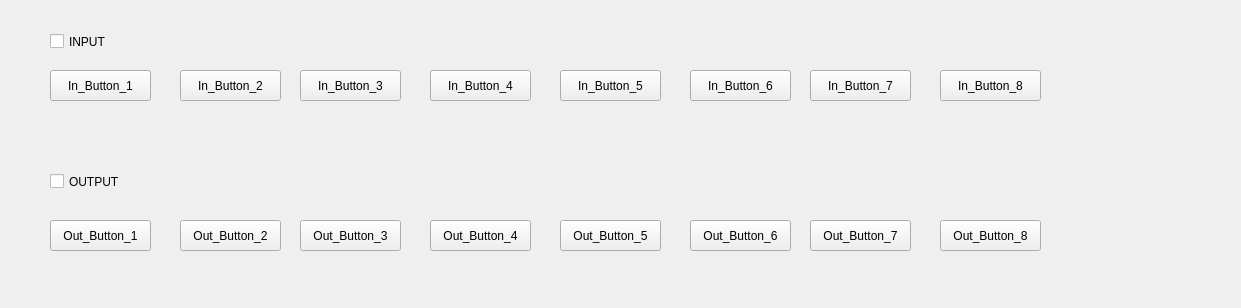
<?xml version="1.0" encoding="UTF-8"?>
<ui version="4.0">
 <class>Widget</class>
 <widget class="QWidget" name="Widget">
  <property name="geometry">
   <rect>
    <x>0</x>
    <y>0</y>
    <width>1241</width>
    <height>308</height>
   </rect>
  </property>
  <property name="windowTitle">
   <string>Widget</string>
  </property>
  <widget class="QCheckBox" name="checkBox">
   <property name="geometry">
    <rect>
     <x>50</x>
     <y>30</y>
     <width>92</width>
     <height>23</height>
    </rect>
   </property>
   <property name="text">
    <string>INPUT</string>
   </property>
   <property name="checkable">
    <bool>true</bool>
   </property>
   <property name="autoRepeat">
    <bool>true</bool>
   </property>
  </widget>
  <widget class="QCheckBox" name="checkBox_2">
   <property name="enabled">
    <bool>true</bool>
   </property>
   <property name="geometry">
    <rect>
     <x>50</x>
     <y>170</y>
     <width>92</width>
     <height>23</height>
    </rect>
   </property>
   <property name="mouseTracking">
    <bool>true</bool>
   </property>
   <property name="text">
    <string>OUTPUT</string>
   </property>
  </widget>
  <widget class="QPushButton" name="pushButton">
   <property name="geometry">
    <rect>
     <x>50</x>
     <y>70</y>
     <width>101</width>
     <height>31</height>
    </rect>
   </property>
   <property name="text">
    <string>In_Button_1</string>
   </property>
   <property name="checkable">
    <bool>true</bool>
   </property>
   <property name="autoDefault">
    <bool>false</bool>
   </property>
   <property name="default">
    <bool>false</bool>
   </property>
   <property name="flat">
    <bool>false</bool>
   </property>
  </widget>
  <widget class="QPushButton" name="pushButton_2">
   <property name="geometry">
    <rect>
     <x>180</x>
     <y>70</y>
     <width>101</width>
     <height>31</height>
    </rect>
   </property>
   <property name="text">
    <string>In_Button_2</string>
   </property>
   <property name="checkable">
    <bool>true</bool>
   </property>
  </widget>
  <widget class="QPushButton" name="pushButton_3">
   <property name="geometry">
    <rect>
     <x>300</x>
     <y>70</y>
     <width>101</width>
     <height>31</height>
    </rect>
   </property>
   <property name="text">
    <string>In_Button_3</string>
   </property>
   <property name="checkable">
    <bool>true</bool>
   </property>
  </widget>
  <widget class="QPushButton" name="pushButton_4">
   <property name="geometry">
    <rect>
     <x>430</x>
     <y>70</y>
     <width>101</width>
     <height>31</height>
    </rect>
   </property>
   <property name="text">
    <string>In_Button_4</string>
   </property>
   <property name="checkable">
    <bool>true</bool>
   </property>
  </widget>
  <widget class="QPushButton" name="pushButton_5">
   <property name="geometry">
    <rect>
     <x>940</x>
     <y>70</y>
     <width>101</width>
     <height>31</height>
    </rect>
   </property>
   <property name="text">
    <string>In_Button_8</string>
   </property>
   <property name="checkable">
    <bool>true</bool>
   </property>
  </widget>
  <widget class="QPushButton" name="pushButton_6">
   <property name="geometry">
    <rect>
     <x>560</x>
     <y>70</y>
     <width>101</width>
     <height>31</height>
    </rect>
   </property>
   <property name="text">
    <string>In_Button_5</string>
   </property>
   <property name="checkable">
    <bool>true</bool>
   </property>
  </widget>
  <widget class="QPushButton" name="pushButton_7">
   <property name="geometry">
    <rect>
     <x>810</x>
     <y>70</y>
     <width>101</width>
     <height>31</height>
    </rect>
   </property>
   <property name="text">
    <string>In_Button_7</string>
   </property>
   <property name="checkable">
    <bool>true</bool>
   </property>
  </widget>
  <widget class="QPushButton" name="pushButton_8">
   <property name="geometry">
    <rect>
     <x>690</x>
     <y>70</y>
     <width>101</width>
     <height>31</height>
    </rect>
   </property>
   <property name="text">
    <string>In_Button_6</string>
   </property>
   <property name="checkable">
    <bool>true</bool>
   </property>
  </widget>
  <widget class="QPushButton" name="pushButton_9">
   <property name="geometry">
    <rect>
     <x>430</x>
     <y>220</y>
     <width>101</width>
     <height>31</height>
    </rect>
   </property>
   <property name="text">
    <string>Out_Button_4</string>
   </property>
   <property name="checkable">
    <bool>true</bool>
   </property>
  </widget>
  <widget class="QPushButton" name="pushButton_10">
   <property name="geometry">
    <rect>
     <x>810</x>
     <y>220</y>
     <width>101</width>
     <height>31</height>
    </rect>
   </property>
   <property name="text">
    <string>Out_Button_7</string>
   </property>
   <property name="checkable">
    <bool>true</bool>
   </property>
  </widget>
  <widget class="QPushButton" name="pushButton_11">
   <property name="geometry">
    <rect>
     <x>50</x>
     <y>220</y>
     <width>101</width>
     <height>31</height>
    </rect>
   </property>
   <property name="text">
    <string>Out_Button_1</string>
   </property>
   <property name="checkable">
    <bool>true</bool>
   </property>
   <property name="autoDefault">
    <bool>true</bool>
   </property>
  </widget>
  <widget class="QPushButton" name="pushButton_12">
   <property name="geometry">
    <rect>
     <x>300</x>
     <y>220</y>
     <width>101</width>
     <height>31</height>
    </rect>
   </property>
   <property name="text">
    <string>Out_Button_3</string>
   </property>
   <property name="checkable">
    <bool>true</bool>
   </property>
  </widget>
  <widget class="QPushButton" name="pushButton_13">
   <property name="geometry">
    <rect>
     <x>690</x>
     <y>220</y>
     <width>101</width>
     <height>31</height>
    </rect>
   </property>
   <property name="text">
    <string>Out_Button_6</string>
   </property>
   <property name="checkable">
    <bool>true</bool>
   </property>
  </widget>
  <widget class="QPushButton" name="pushButton_14">
   <property name="geometry">
    <rect>
     <x>560</x>
     <y>220</y>
     <width>101</width>
     <height>31</height>
    </rect>
   </property>
   <property name="text">
    <string>Out_Button_5</string>
   </property>
   <property name="checkable">
    <bool>true</bool>
   </property>
  </widget>
  <widget class="QPushButton" name="pushButton_15">
   <property name="geometry">
    <rect>
     <x>180</x>
     <y>220</y>
     <width>101</width>
     <height>31</height>
    </rect>
   </property>
   <property name="text">
    <string>Out_Button_2</string>
   </property>
   <property name="checkable">
    <bool>true</bool>
   </property>
  </widget>
  <widget class="QPushButton" name="pushButton_16">
   <property name="geometry">
    <rect>
     <x>940</x>
     <y>220</y>
     <width>101</width>
     <height>31</height>
    </rect>
   </property>
   <property name="text">
    <string>Out_Button_8</string>
   </property>
   <property name="checkable">
    <bool>true</bool>
   </property>
  </widget>
 </widget>
 <layoutdefault spacing="6" margin="11"/>
 <resources/>
 <connections/>
</ui>
